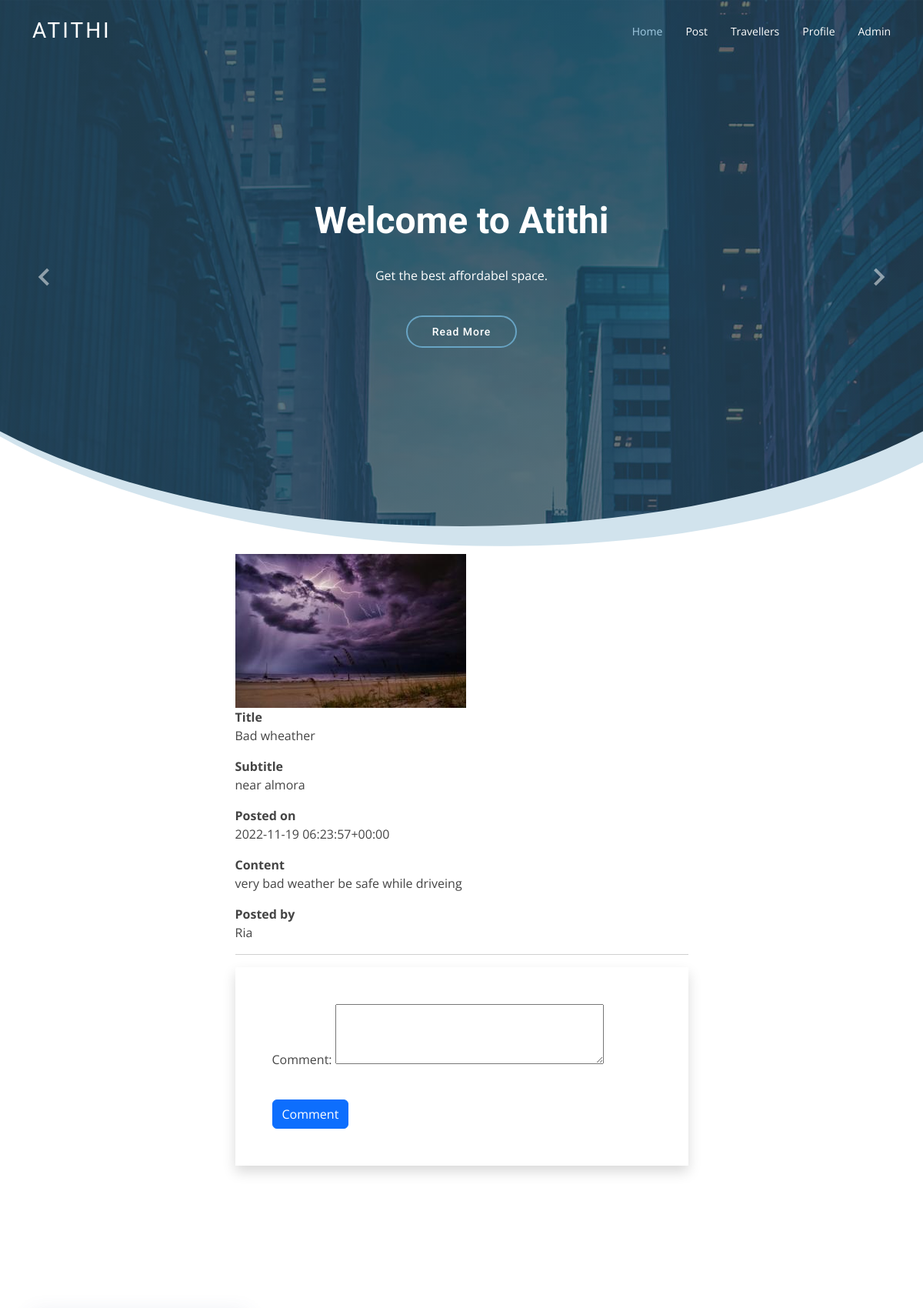
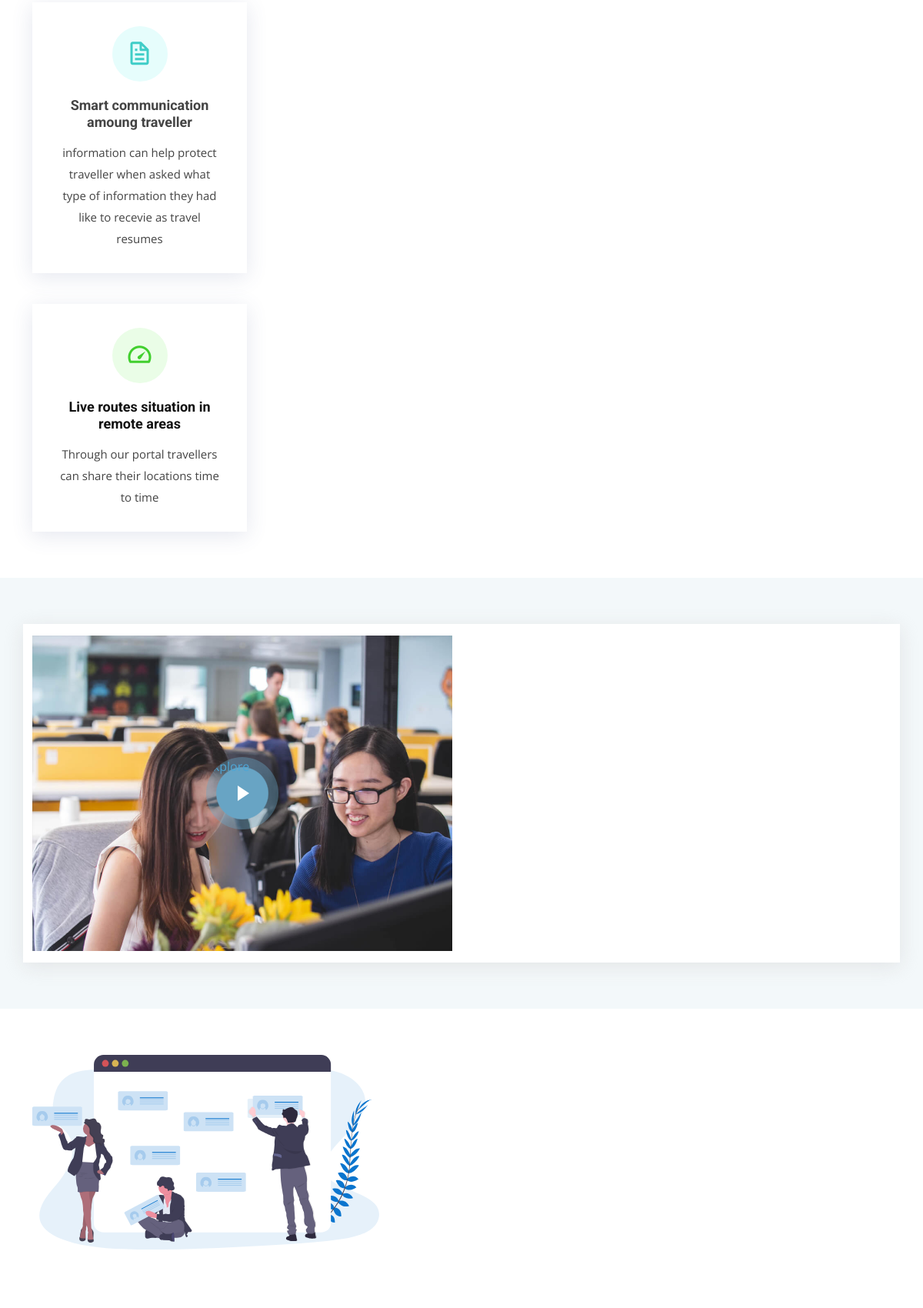
Page /post_detail/4 (signed in, upper part) on the committed database (2 pictures, top to bottom).
### app/models.py (models this page shows, shortened)
class Post(models.Model):
    author = models.ForeignKey(Traveller,on_delete=models.CASCADE)
    date_posted = models.DateTimeField(default=timezone.now)
    title = models.CharField(max_length=300)
    subtitle = models.CharField(max_length=400)
    content = models.TextField(max_length=4000)
    image = models.ImageField( upload_to = 'post',default ="defaultpost.jpeg",null=True,blank = True)

class Traveller(models.Model) :
    user= models.OneToOneField(User,on_delete=models.CASCADE)
    name=models.CharField(max_length=200)
    email=models.EmailField(max_length=100)
    contact_no=models.IntegerField(max_length=10,default=1)
    image=models.ImageField(upload_to='traveller',default="default.jpeg",null=True,blank=True)
    verification=models.FileField(upload_to='pdf',default='default.jpg',null=True,blank=True)

### app/views.py (the view)
# urls.py: path('post_detail/<int:pk>',views.PostDetailView.as_view(),name  = 'post-detail'),
class PostDetailView(LoginRequiredMixin,DetailView):
    model = Post
    template_name = 'app/postdetail.html'
    context_object_name = 'post'
    def get_context_data(self, **kwargs):
        data = super().get_context_data(**kwargs)
        comments_connected = Comment.objects.filter(post=self.get_object()).order_by('-date_posted')
        data['comments'] = comments_connected
        data['form'] = CommentForm(instance=self.request.user)
        return data
    def post(self, request, *args, **kwargs):
        form =CommentForm(request.POST)
        if form.is_valid():
          new_comment = Comment(comment=request.POST.get('comment'),
                              author=Traveller.object.get(user=self.request.user),
                              house=self.get_object())
          new_comment.save()
        return self.get(self, request, *args, **kwargs)

### app/forms.py
class CommentForm(forms.ModelForm):
    class Meta:
        model = Review
        fields = ['comment']
        widgets = {
            'comment': forms.Textarea(attrs = {'rows':3, 'cols':40}),
        }

### app/templates/app/postdetail.html (shortened to what this page needs)
{% extends 'app/base.html' %}
{% load static %}
{% block main %}
        <article class="mb-4">
            <div class="container px-4 px-lg-5">
                <div class="row gx-4 gx-lg-5 justify-content-center">
                    <div class="col-md-10 col-lg-8 col-xl-7">
                        <div><img src="{{post.image.url}}" class="img-fluid" alt="Responsive image"> </div>
                        <div><strong> Title </strong>
                            <p>
                                {{ post.title|linebreaksbr}}
                            </p></div>
                    <div>   <strong> Subtitle</strong>
                       <p>
                           {{ post.subtitle|linebreaksbr}}
                       </p>
                    </div>
                    <div>
                         <strong> Posted on</strong>
                        <p>
                            {{ post.date_posted|linebreaksbr}}
                        </p>
                     </div>
                     <div>   <strong> Content</strong>
                        <p>
                            {{ post.content|linebreaksbr}}
                        </p>
                     </div>
                     <div>   <strong> Posted by</strong>
                        <p>
                          <a>{{ post.author.name|linebreaksbr}}</a>
                        </p>
                     </div>
                    <hr>
                    <form action="" method="post" novalidate class="shadow p-5">
                     {% for fm in form%}
                     <div class="mb-3">
                         {{fm.label_tag}} {{fm}} <small class ="text-danger">{{fm.errors |striptags }}</small>
                      </div>
                     {% endfor %}
                     <input type="submit" class="btn btn-primary mt-4" value="Comment">
                    </form>
                    </div>
                </div>
            </div>
        </article>
        {% endblock main %}

### app/static/assets/css/style.css (style rules this page uses)
body { font-family: "Open Sans", sans-serif; color: #444; }
a { color: #4fa6d5; text-decoration: none; }

### rows in the picture
Post: image (picture), title "Bad wheather", subtitle "near almora", date_posted "2022-11-19 06:23:57+00:00", content "very bad weather be safe while driveing", author.name "Ria"

### other values in the picture
{{ fm.label_tag }} "Comment:"
